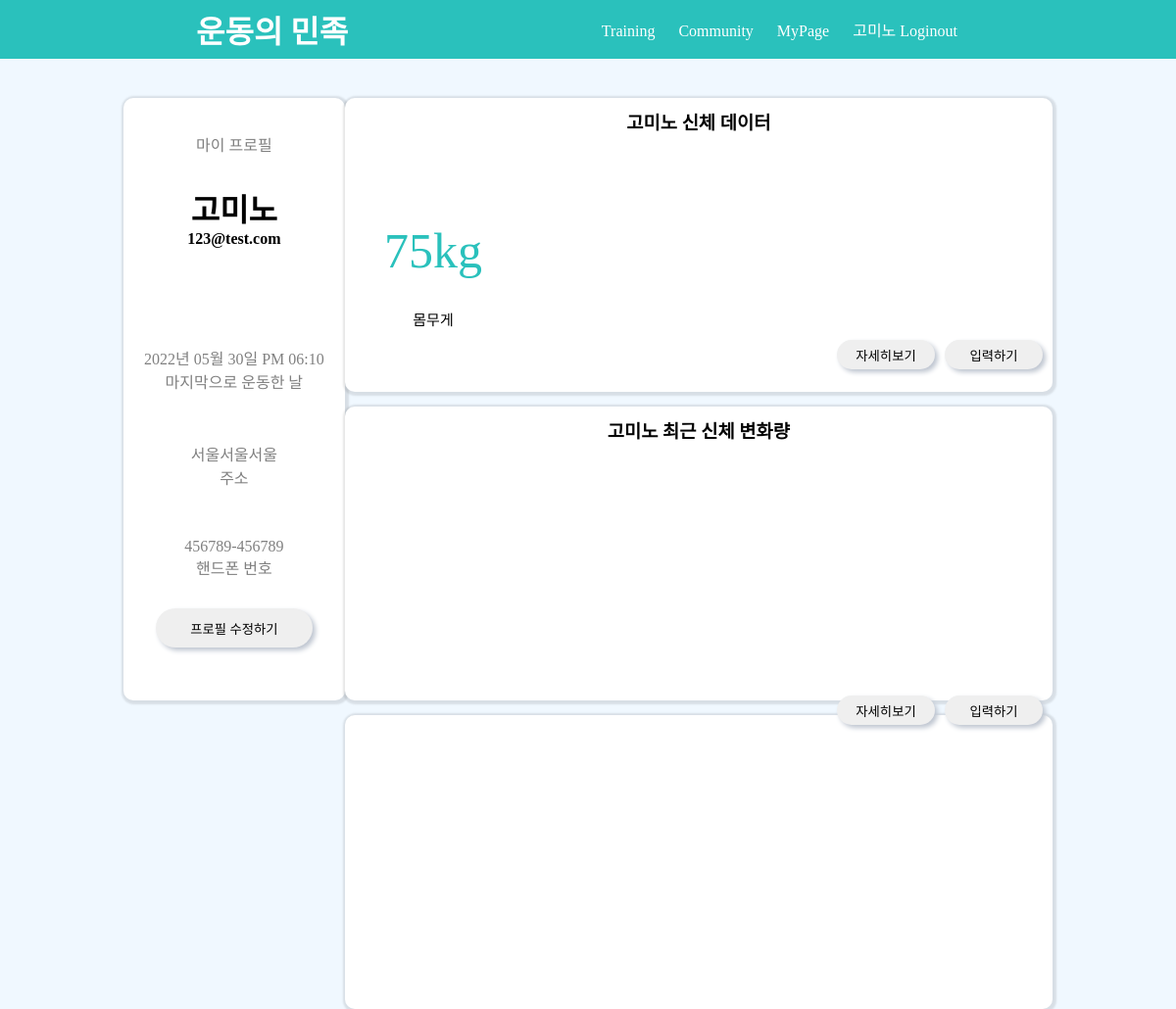
Screenshot of /input/ (signed in) with the database file from the repository.
### pybo/models.py (models this page shows)
class Signup_Data(db.Model):
    id = db.Column(db.Integer, primary_key=True)
    user_name = db.Column(db.String(150), nullable=False)
    user_id = db.Column(db.String(200), unique=True,nullable=False)
    user_password = db.Column(db.String(200), nullable=False)
    email = db.Column(db.String(120), unique=True, nullable=False)
    address = db.Column(db.String(150), nullable=False)
    phone = db.Column(db.String(150), nullable=False)

class Exercise_Data(db.Model):
    id = db.Column(db.Integer, primary_key=True)
    exercise_type = db.Column(db.String(200), nullable=False)
    exercise_time = db.Column(db.Integer, nullable=False)
    exercise_note = db.Column(db.Text(), nullable=False)
    create_date = db.Column(db.DateTime(), nullable=False)
    user_id = db.Column(db.Integer, db.ForeignKey('signup__data.id', ondelete='CASCADE'), nullable=False)
    user2 = db.relationship('Signup_Data', backref=db.backref('exercise_set'))

class Health_Data(db.Model):
    id = db.Column(db.Integer, primary_key=True)
    height = db.Column(db.Integer, nullable=False)
    weight = db.Column(db.Integer, nullable=False)
    body_fat = db.Column(db.Integer, nullable=False)
    body_muscle = db.Column(db.Integer, nullable=False)
    create_date = db.Column(db.DateTime(), nullable=False)
    user_id = db.Column(db.Integer, db.ForeignKey('signup__data.id', ondelete='CASCADE'), nullable=False)
    user = db.relationship('Signup_Data', backref=db.backref('question_set'))

### pybo/views/input_views.py (the view)
@bp.route('/')
def input_index():
    check_user_id = session.get('user_id')
    if g.user:
        health_data = Health_Data.query.filter(Health_Data.user_id == check_user_id).all()
        health_data_count = len(health_data)
        if health_data_count >=3:
            recent_month1 = Health_Data.query.filter(Health_Data.user_id == check_user_id).order_by(Health_Data.id.desc())[0]
            recent_month2 = Health_Data.query.filter(Health_Data.user_id == check_user_id).order_by(Health_Data.id.desc())[1]
            recent_month3 = Health_Data.query.filter(Health_Data.user_id == check_user_id).order_by(Health_Data.id.desc())[2]
        elif 0<health_data_count<3:
            recent_month1 = Health_Data.query.filter(Health_Data.user_id == check_user_id).order_by(Health_Data.id.desc())[0]
            recent_month2 = Health_Data.query.filter(Health_Data.height==1)[0]
            recent_month3 = Health_Data.query.filter(Health_Data.height==1)[0]
    else:
        recent_month1 = Health_Data.query.filter(Health_Data.height == 1)[0]
        recent_month2 = Health_Data.query.filter(Health_Data.height == 1)[0]
        recent_month3 = Health_Data.query.filter(Health_Data.height == 1)[0]
    test = [0,0,0,0,0,0,0,0,0,0,0,0,0,0,0,0,0,0,0,0,0,0,0,0,0,0,0,0,0,0]
    c = 0
    default_last_exercise = Exercise_Data.query.filter(Exercise_Data.exercise_time == 0)[0]
    if g.user:
        last_exercise = Exercise_Data.query.filter(Exercise_Data.user_id == check_user_id).order_by((Exercise_Data.create_date.desc()))
        for i in last_exercise:
            test.insert(c,i)
            c += 1
    else:
        for i in range(31):
            test.append(default_last_exercise)
    last_exercise = Exercise_Data.query.filter(Exercise_Data.user_id == check_user_id).all()
    count_last_exercise = len(last_exercise)
    profile_last_exercise = 0
    if count_last_exercise > 0:
        profile_last_exercise = Exercise_Data.query.filter(Exercise_Data.user_id == check_user_id).order_by(
        (Exercise_Data.create_date.desc()))
    return render_template('index.html', recent_month1=recent_month1, recent_month2=recent_month2,
                           recent_month3=recent_month3,test=test, profile_last_exercise=profile_last_exercise)

### pybo/filter.py (called while the page is built)
def format_datetime(value, fmt='%Y년 %m월 %d일 %p %I:%M'):
    return value.strftime(fmt)

### pybo/views/input_views.py (called while the page is built)
@bp.before_app_request
def defalut_health_data():
    check_user_id = session.get('user_id')
    if g.user:
        health_data = Health_Data.query.filter(Health_Data.user_id == check_user_id).all()
        health_data_count = len(health_data)
        exercise_data = Exercise_Data.query.filter(Exercise_Data.user_id == check_user_id).all()
        exercise_data_count = len(exercise_data)
        if health_data_count == 0:
            defalut_value = Health_Data(height=1, weight=0, body_fat=0, body_muscle=0, create_date=datetime.now(),user=g.user)
            db.session.add(defalut_value)
            db.session.commit()

### pybo/views/main_views.py (called while the page is built)
@bp.before_app_request
def load_logged_in_user():
    user_id = session.get('user_id')
    if user_id is None:
        g.user = None
    else:
        g.user = Signup_Data.query.get(user_id)

### pybo/templates/index.html (shortened to what this page needs)
    <!DOCTYPE html>
    <html lang="en">
    <head>
        <link rel="stylesheet" href="{{url_for('static', filename='index.css')}}">
        <link rel="stylesheet" href="https://naver.github.io/billboard.js/release/latest/dist/theme/datalab.min.css">
    </head>
    <body>
        <div class="wrap">
            <div class="header">
        <h1><a href="/">운동의 민족</a></h1>
        <div class="nav">
             {% if g.user %}
				<ul class="navbar-nav">
					<li><a href="#">Training</a></li>
					<li><a href="#">Community</a></li>
					<li><a href="/input">MyPage</a></li>
					<li class="nav-item ">
					<a class="nav-link" href="{{ url_for('main.logout') }}">{{ g.user.user_name }} Loginout</a>
					</li>
				</ul>
            {% endif %}
        </div>
    </div>
            <div id="section">
                <div class="blank"></div>
                <div class="firstsection">
                    <div class="myprofilearea">
                        <div class="myprofile">
                            {% if g.user%}
                            <p>마이 프로필</p>
                            <h1 class="username">{{ g.user.user_name}} </h1>
                            <h4 class="email">{{ g.user.email}}</h4>
                                {% if profile_last_exercise %}
                                <p class="lastexercise">{{ profile_last_exercise[0].create_date|datetime }}<br>마지막으로 운동한 날</p>
                                {% else %}
                                <p class="lastexercise">---<br>마지막으로 운동한 날</p>
                                {% endif %}
                            <p class="address">{{ g.user.address }}<br>주소</p>
                            <p class="phonenumber"> {{ g.user.phone}}<br>핸드폰 번호</p>
                            <input type="button" value="프로필 수정하기" class="button" onClick="location.href='/input/profilechange'">
                            {% else %}
                            <h2>마이 프로필</h2>
                            <p class="pleaselogin">로그인을 해주세요</p>
                            {% endif %}
                        </div>
                    </div>
                    <div class="testarea">
                        <div class="dataprofilearea">
                            <h3>{{g.user.user_name}} 신체 데이터</h3>
                                <ul class="listarea">
                                    <li class="weightlist">
                                        <p class="weight">{{ recent_month1.weight }}kg</p>
                                        <p class="weighttext">몸무게</p>
                                    </li>
                                    <li>
                                        <div class="grapharea">
                                            </div>
                                    </li>
                                    <li>
                                        <div class="grapharea">
                                        </div>
                                    </li>
                                    <li>
                                        <div class="grapharea">
                                        </div>
                                    </li>
                                </ul>
                                <input type="button" value="입력하기" class="inputbutton button" onclick="inputdata1();">
                                <input type="button" value="자세히보기" class="inputbutton button"
                                       onClick="location.href='/list/bodydata'">
                        </div>
                        <div class="dataprofile1area">
                            <h3>{{g.user.user_name}} 최근 신체 변화량</h3>
                            <ul class="listarea">
                                    <li>
                                        <div class="grapharea">
                                        </div>
                                    </li>
                                    <li>
                                        <div class="grapharea">
                                            </div>
                                    </li>
                                    <li>
                                        <div class="grapharea">
                                        </div>
                                    </li>
                                    <li>
                                        <div class="grapharea">
                                        </div>
                                    </li>
                                </ul>
                        </div>
                        <div class="dataprofile2area">
                            <input type="button" value="입력하기" class="inputbutton2 button" onclick="inputmonthdata1();">
                            <input type="button" value="자세히보기" class="inputbutton2 button" onClick="location.href='/list/exercisedata'">
                        </div>
                    </div>
                </div>
            </div>
            <div class="blank"></div>
        </div>
    </body>
    </html>

### pybo/static/index.css (style rules this page uses)
* { font-family: 'MaplestoryOTFLight'; text-decoration: none; margin: 0px; padding: 0px; color: black; list-style:none; }
body { font-family: 'BMJUA'; background: #F0F8FF; }
.header { width: 100%; height: 60px; margin: 0 auto; display: flex; justify-content: space-between; align-items: center; background: #2ac1bc; padding-left: 200px; position: fixed; z-index: 1; }
.header h1 a { text-decoration: none; color: white; }
.nav { padding-right: 413px; }
.nav ul li { display: inline-block; margin: 0 10px; }
.nav ul li a { text-decoration: none; color: white; }
.blank { width:100%; height:100px; }
.button { border-radius: 30px; width:160px; height:40px; border:0px; box-shadow: 3px 3px 5px #BEC5D0; }
#section { width: 79%; margin: auto; }
.firstsection { display:flex; }
.myprofilearea { background:white; width:25%; max-width: 250px; height:615px; border-radius:10px; box-shadow: 1px 1px 2px 3px rgba(0,0,0,0.1); }
.myprofile { margin: 35px 15px; text-align: center; }
.myprofile p { color: gray; }
.username { margin: 30px 0 0 0; }
.lastexercise { margin: 100px 0 50px 0; }
.address { margin: 50px 0 50px 0; }
.phonenumber { margin: 0 0 30px 0; }
.testarea { width:80%; max-width:1500px; height:600px; margin: 0 auto; }
.dataprofilearea { background:white; width:100%; height:300px; border-radius:10px; box-shadow: 1px 1px 2px 3px rgba(0,0,0,0.1); }
.dataprofilearea h3 { text-align: center; position: relative; top: 10px; }
.listarea { text-align: center; }
.weightlist { position:relative; top:30px; }
.weight { font-size: 50px; color:#2ac1bc; }
.weighttext { position:relative; top:30px; font-size:15px; }
.listarea li { float:left; width:25%; margin-top:70px; }
.grapharea { width:100%; height: 100px; }
.inputbutton { width:100px; height: 30px; float:right; margin: 50px 10px 0 0; }
.dataprofile1area { background:white; width:100%; height:300px; border-radius:10px; box-shadow: 1px 1px 2px 3px rgba(0,0,0,0.1); margin: 15px 0 0 0; }
.dataprofile1area h3 { text-align: center; position: relative; top: 10px; }
.dataprofile2area { background:white; width:100%; height:300px; border-radius:10px; box-shadow: 1px 1px 2px 3px rgba(0,0,0,0.1); margin: 15px 0 0 0; }
.inputbutton2 { width:100px; height: 30px; float:right; margin: -20px 10px 0 0; }

### rows the page displays
Signup_Data: user.user_name "고미노", user.email "123@test.com", user.address "서울서울서울", user.phone "456789-456789"
Exercise_Data: create_date "2022년 05월 30일 PM 06:10"
Health_Data: weight "75"
